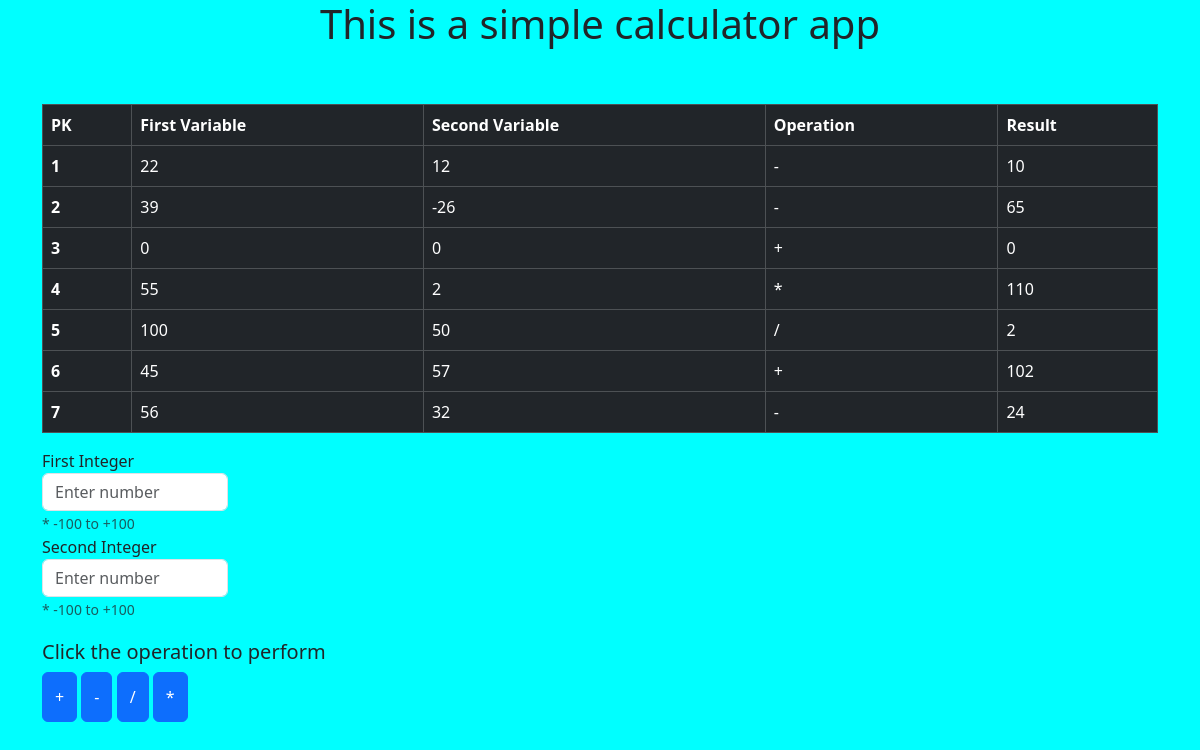
The page / on the database its author committed.
### operation/models.py (models this page shows, shortened)
class opr(models.Model):
    int_a=models.IntegerField(validators=[MaxValueValidator(100),MinValueValidator(-100)],default=0)
    int_b=models.IntegerField(validators=[MaxValueValidator(100),MinValueValidator(-100)],default=0)
    algebra=models.CharField(max_length=1)
    result=models.IntegerField()

### calculator/views.py (the view)
# urls.py: 2. Add a URL to urlpatterns:  path('', views.home, name='home')
def home(request):
    data=opr.objects.all()
    context={'data':data}
    return render(request,'index.html',context)

### templates/index.html (shortened to what this page needs)
{% load static %}
<!DOCTYPE html>
<html lang="en">
<head>
  <link rel="stylesheet" href="{% static 'css/style.css' %}">
  <link rel="stylesheet" href="https://cdnjs.cloudflare.com/ajax/libs/font-awesome/4.7.0/css/font-awesome.min.css">
  <link href="https://cdn.jsdelivr.net/npm/bootstrap@5.3.2/dist/css/bootstrap.min.css" rel="stylesheet">
</head>
<body style="background-color: aqua;">
  <h1 style="text-align:center">This is a simple calculator app</h1>
  <div class="container pt-5">
    <table class="table table-bordered table-dark" >
      <thead class="thead-light">
        <tr>
          <th scope="col">PK</th>
          <th scope="col">First Variable</th>
          <th scope="col">Second Variable</th>
          <th scope="col">Operation</th>
          <th scope="col">Result</th>
        </tr>
      </thead>
      <tbody>
        {% for i in data %}
        <tr>
          <th scope="row">{{ forloop.counter }}</th>
          <td>{{ i.int_a }}</td>
          <td>{{ i.int_b }}</td>
          <td>{{ i.algebra }}</td>
          <td>{{ i.result }}</td>
        </tr>
        {% endfor %}
      </tbody>
    </table>
    <form method="POST">
      <div class="form-group">
        <div class="col-md-2 col-lg-2">
        <label for="Input">First Integer</label>
        <input type="number" name='f_num' class="form-control" id="Input" aria-describedby="Help" placeholder="Enter number" min="-100" max="100">
        <small id="Help" class="form-text text-muted">* -100 to +100 </small>
    </div>
  </div>
      <div class="form-group" style="height:105px">
        <div class="col-md-2 col-lg-2">
        <label for="Input">Second Integer</label>
        <input type="number" name="s_num" class="form-control" id="exampleInput" aria-describedby="Help" placeholder="Enter number" min="-100" max="100">
        <small id="Help" class="form-text text-muted">* -100 to +100 </small>
      </div>
    </div>
      <h5>Click the operation to perform </h5>
      <button type="submit" formaction="{% url 'add_num' %}" class="btn btn-primary" style="height:50px;margin-bottom: 5%;">+</button>
      <button type="submit" formaction="{% url 'sub_num' %}" class="btn btn-primary" style="height:50px;margin-bottom: 5%;">-</button>
      <button type="submit" formaction="{% url 'div_num' %}" class="btn btn-primary" style="height:50px;margin-bottom: 5%;">/</button>
      <button type="submit" formaction="{% url 'mul_num' %}" class="btn btn-primary" style="height:50px;margin-bottom: 5%;">*</button>
    </form>
  </div>
</body>
</html>

### calculator/style/css/style.css (style rules this page uses)
body { background-color: red; }

### rows shown on the page
opr: int_a "22", int_b "12", algebra "-", result "10"
opr: int_a "39", int_b "-26", algebra "-", result "65"
opr: int_a "0", int_b "0", algebra "+", result "0"
opr: int_a "55", int_b "2", algebra "*", result "110"
opr: int_a "100", int_b "50", algebra "/", result "2"
opr: int_a "45", int_b "57", algebra "+", result "102"
opr: int_a "56", int_b "32", algebra "-", result "24"
